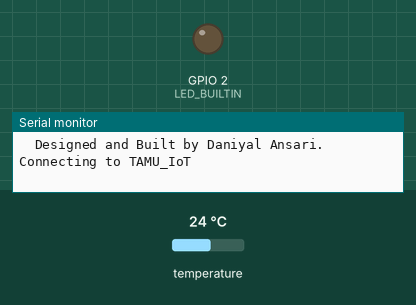
Recording of a program running on a simulated ESP32. Shown: output pins drawn as LEDs (lit = HIGH), the last lines printed to the serial monitor. Inputs (shaded band) come from the test bench; at power-on: temperature 24 °C. WiFi joins after 1.5 s; servers stay silent unless stated; no MQTT or app messages arrive unless stated.

Above: at 0.1 s.
At 1.6 s:
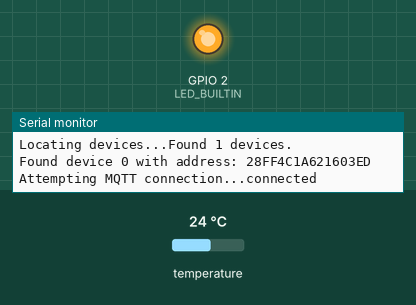
Timing chart, 0 to 3.1 s (numbered marks = the images above):
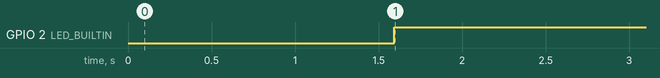

The program:

main.cpp
```cpp
#include <WiFi.h>
#include <Arduino.h>
#include <OneWire.h>
#include <PubSubClient.h>
#include <DallasTemperature.h>

// Data wire is plugged TO GPIO 4
#define ONE_WIRE_BUS 4
// #define LED_BUILTIN 4

long lastMsg = 0;

// Replace the next variables with your SSID/Password combination
const char* ssid = "TAMU_IoT";
// 94:E6:86:01:C2:A8

// Add your MQTT Broker IP address:
const char* mqtt_server = "18.208.152.162";

// Setup a oneWire instance to communicate with any OneWire devices (not just Maxim/Dallas temperature ICs)
OneWire oneWire(ONE_WIRE_BUS);

// Pass our oneWire reference to Dallas Temperature.
DallasTemperature sensors(&oneWire);

int sensorOrder[4] = {2, 0, 3, 1};

// Number of temperature devices found
int numberOfDevices;

// We'll use this variable to store a found device address
DeviceAddress tempDeviceAddress;

WiFiClient espClient;
PubSubClient client(espClient);

// function to print a device address
void printAddress(DeviceAddress deviceAddress) {
  for (uint8_t i = 0; i < 8; i++){
    if (deviceAddress[i] < 16) Serial.print("0");
      Serial.print(deviceAddress[i], HEX);
  }
}

void setup_wifi() {
  delay(10);
  Serial.println();
  Serial.print("Connecting to ");
  Serial.println(ssid);

  pinMode(LED_BUILTIN, OUTPUT);
  digitalWrite(LED_BUILTIN, LOW);

  // WiFi.begin(ssid, password);
  WiFi.begin(ssid);

  while (WiFi.status() != WL_CONNECTED) {
    delay(500);
    Serial.print(".");
  }

  Serial.println("");
  Serial.println("WiFi connected");
  Serial.println("IP address: ");
  Serial.println(WiFi.localIP());
}

void reconnect() {
  digitalWrite(LED_BUILTIN, LOW);
  // Loop until we're reconnected
  while (!client.connected()) {
    Serial.print("Attempting MQTT connection...");
    // Attempt to connect
    // if (client.connect("ESP8266Client")) {
    if (client.connect("ESP8266Client", "tamummet", "tamummet")) {
      Serial.println("connected");
      // Subscribe
      client.subscribe("esp32/output");
    } else {
      Serial.print("failed, rc=");
      Serial.print(client.state());
      Serial.println(" try again in 5 seconds");
      // Wait 5 seconds before retrying
      delay(5000);
    }
  }
  digitalWrite(LED_BUILTIN, HIGH);
}

void setup(){


  // start serial port
  Serial.begin(115200);
  Serial.print("\n\tDesigned and Built by Daniyal Ansari.\n");

  setup_wifi();

  client.setServer(mqtt_server, 1883);

  // Start up the library
  sensors.begin();

  // Grab a count of devices on the wire
  numberOfDevices = sensors.getDeviceCount();

  // locate devices on the bus
  Serial.print("Locating devices...");
  Serial.print("Found ");
  Serial.print(numberOfDevices, DEC);
  Serial.println(" devices.");

  // Loop through each device, print out address
  for(int i=0;i<numberOfDevices; i++){
    // Search the wire for address
    if(sensors.getAddress(tempDeviceAddress, i)){
      Serial.print("Found device ");
      Serial.print(i, DEC);
      Serial.print(" with address: ");
      printAddress(tempDeviceAddress);
      Serial.println();
    } else {
      Serial.print("Found ghost device at ");
      Serial.print(i, DEC);
      Serial.print(" but could not detect address. Check power and cabling");
    }
  }
}

void loop() {

  if (!client.connected()) {
    digitalWrite(LED_BUILTIN, LOW);
    reconnect();
  }
  client.loop();

  long now = millis();
  if (now - lastMsg > 10000) {
    lastMsg = now;

    sensors.requestTemperatures(); // Send the command to get temperatures

    // Loop through each device, print out temperature data
    for(int i=0;i<numberOfDevices; i++){
      // Search the wire for address
      if(sensors.getAddress(tempDeviceAddress, i)){
        // Output the device ID
        Serial.print("Temperature for device: ");
        Serial.println(i,DEC);
        // Print the data
        float tempC = sensors.getTempC(tempDeviceAddress);
        Serial.print("Temp C: ");
        Serial.print(tempC);
        Serial.print(" Temp F: ");
        Serial.println(DallasTemperature::toFahrenheit(tempC)); // Converts tempC to Fahrenheit
        String topic = "/temperature"+String(i+1);
        client.publish(topic.c_str(), String(tempC).c_str());
      }
    }
  }
}
```

Measured:
- by itself, GPIO 2 (LED_BUILTIN): LOW → HIGH at 1.6 s
